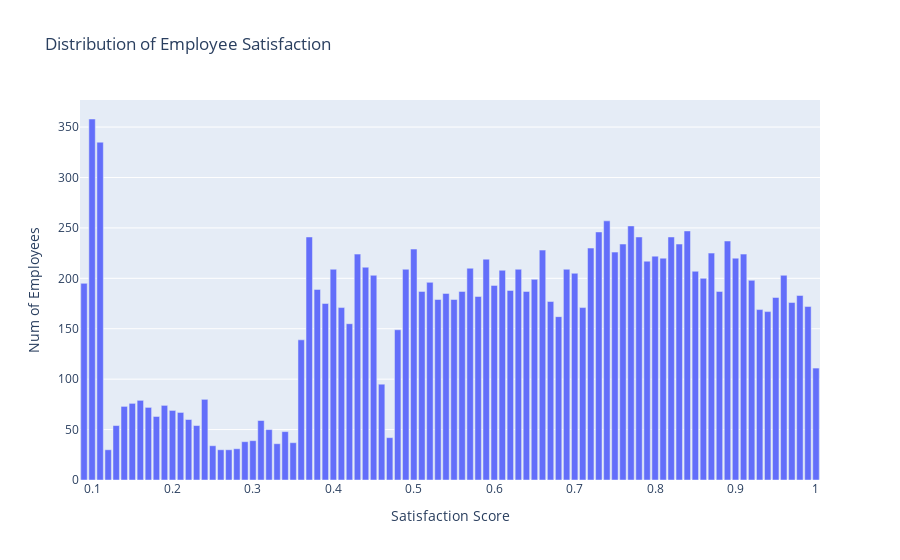
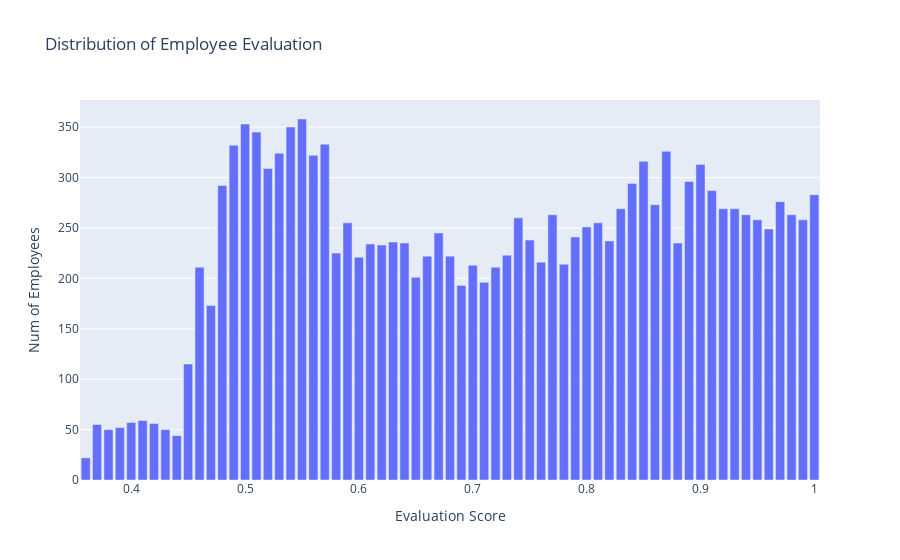
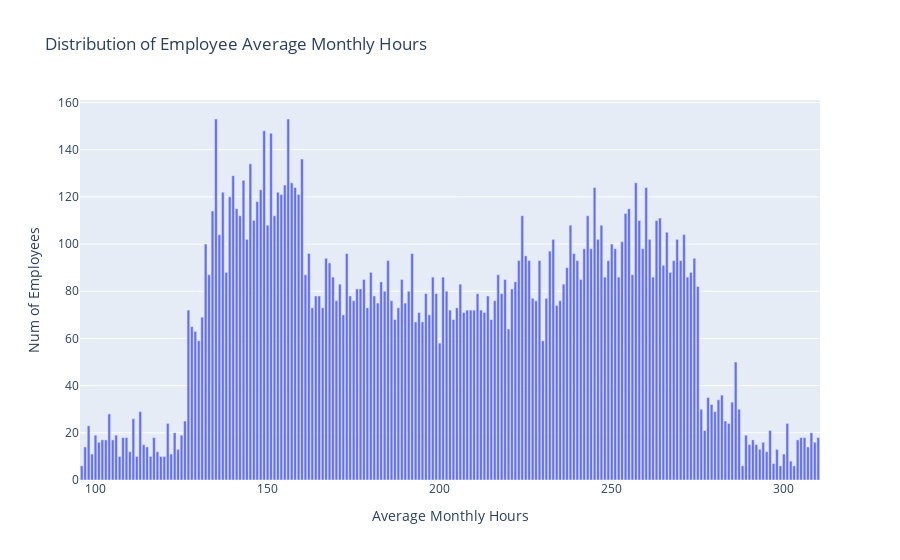

Notebook source saved alongside these figures, in order:
### Markdown cell above
**Task:** Draw the distribution plot of:

- Employee satisfaction
- Employee evaluation
- Employee average monthly hours

### Code cell
# // TODO: Complete this section
# Plot the distribution of Employee Satisfaction, Evaluation, and average monthly hours. What story can you tell?

# // TODO: Complete this section
# Set up the matplotlib (or plotly :) figure

satisfaction_distribution = df["satisfaction"].value_counts().sort_index()
evaluation_distribution = df["evaluation"].value_counts().sort_index()
averageMonthlyHours_distribution = df["averageMonthlyHours"].value_counts().sort_index()

# // TODO: Complete this section
# Graph Employee Satisfaction
satisfaction_fig = px.bar(
    x=satisfaction_distribution.index,
    y=satisfaction_distribution.values,
    labels={"x": "Satisfaction Score", "y": "Num of Employees"},
    title="Distribution of Employee Satisfaction",
)

# // TODO: Complete this section
# Graph Employee Evaluation

evaluation_fig = px.bar(
    x=evaluation_distribution.index,
    y=evaluation_distribution.values,
    labels={"x": "Evaluation Score", "y": "Num of Employees"},
    title="Distribution of Employee Evaluation",
)

# // TODO: Complete this section
# Graph Employee Average Monthly Hours

averageMonthlyHours_fig = px.bar(
    x=averageMonthlyHours_distribution.index,
    y=averageMonthlyHours_distribution.values,
    labels={"x": "Average Monthly Hours", "y": "Num of Employees"},
    title="Distribution of Employee Average Monthly Hours",
)


satisfaction_fig.show()
evaluation_fig.show()
averageMonthlyHours_fig.show()

### Figure 1 — Plotly figure (JSON) as saved in the notebook; plotly's stock layout.template omitted (floating-point values rounded to 4 significant figures)
{"data": [{"alignmentgroup": "True", "hovertemplate": "Satisfaction Score=%{x}<br>Num of Employees=%{y}<extra></extra>", "legendgroup": "", "marker": {"color": "#636efa", "pattern": {"shape": ""}}, "name": "", "offsetgroup": "", "orientation": "v", "showlegend": false, "textposition": "auto", "type": "bar", "x": [0.09, 0.1, 0.11, 0.12, 0.13, 0.14, 0.15, 0.16, 0.17, 0.18, 0.19, 0.2, 0.21, 0.22, 0.23, 0.24, 0.25, 0.26, 0.27, 0.28, 0.29, 0.3, 0.31, 0.32, 0.33, 0.34, 0.35, 0.36, 0.37, 0.38, 0.39, 0.4, 0.41, 0.42, 0.43, 0.44, 0.45, 0.46, 0.47, 0.48, 0.49, 0.5, 0.51, 0.52, 0.53, 0.54, 0.55, 0.56, 0.57, 0.58, 0.59, 0.6, 0.61, 0.62, 0.63, 0.64, 0.65, 0.66, 0.67, 0.68, 0.69, 0.7, 0.71, 0.72, 0.73, 0.74, 0.75, 0.76, 0.77, 0.78, 0.79, 0.8, 0.81, 0.82, 0.83, 0.84, 0.85, 0.86, 0.87, 0.88, 0.89, 0.9, 0.91, 0.92, 0.93, 0.94, 0.95, 0.96, 0.97, 0.98, 0.99, 1], "xaxis": "x", "y": [195, 358, 335, 30, 54, 73, 76, 79, 72, 63, 74, 69, 67, 60, 54, 80, 34, 30, 30, 31, 38, 39, 59, 50, 36, 48, 37, 139, 241, 189, 175, 209, 171, 155, 224, 211, 203, 95, 42, 149, 209, 229, 187, 196, 179, 185, 179, 187, 210, 182, 219, 193, 208, 188, 209, 187, 199, 228, 177, 162, 209, 205, 171, 230, 246, 257, 226, 234, 252, 241, 217, 222, 220, 241, 234, 247, 207, 200, 225, 187, 237, 220, 224, 198, 169, 167, 181, 203, 176, 183, 172, 111], "yaxis": "y"}], "layout": {"barmode": "relative", "legend": {"tracegroupgap": 0}, "title": {"text": "Distribution of Employee Satisfaction"}, "xaxis": {"anchor": "y", "domain": [0, 1], "title": {"text": "Satisfaction Score"}}, "yaxis": {"anchor": "x", "domain": [0, 1], "title": {"text": "Num of Employees"}}}}

### Figure 2 — Plotly figure (JSON) as saved in the notebook; plotly's stock layout.template omitted (floating-point values rounded to 4 significant figures)
{"data": [{"alignmentgroup": "True", "hovertemplate": "Evaluation Score=%{x}<br>Num of Employees=%{y}<extra></extra>", "legendgroup": "", "marker": {"color": "#636efa", "pattern": {"shape": ""}}, "name": "", "offsetgroup": "", "orientation": "v", "showlegend": false, "textposition": "auto", "type": "bar", "x": [0.36, 0.37, 0.38, 0.39, 0.4, 0.41, 0.42, 0.43, 0.44, 0.45, 0.46, 0.47, 0.48, 0.49, 0.5, 0.51, 0.52, 0.53, 0.54, 0.55, 0.56, 0.57, 0.58, 0.59, 0.6, 0.61, 0.62, 0.63, 0.64, 0.65, 0.66, 0.67, 0.68, 0.69, 0.7, 0.71, 0.72, 0.73, 0.74, 0.75, 0.76, 0.77, 0.78, 0.79, 0.8, 0.81, 0.82, 0.83, 0.84, 0.85, 0.86, 0.87, 0.88, 0.89, 0.9, 0.91, 0.92, 0.93, 0.94, 0.95, 0.96, 0.97, 0.98, 0.99, 1], "xaxis": "x", "y": [22, 55, 50, 52, 57, 59, 56, 50, 44, 115, 211, 173, 292, 332, 353, 345, 309, 324, 350, 358, 322, 333, 225, 255, 221, 234, 233, 236, 235, 201, 222, 245, 222, 193, 213, 196, 211, 223, 260, 238, 216, 263, 214, 241, 251, 255, 237, 269, 294, 316, 273, 326, 235, 296, 313, 287, 269, 269, 263, 258, 249, 276, 263, 258, 283], "yaxis": "y"}], "layout": {"barmode": "relative", "legend": {"tracegroupgap": 0}, "title": {"text": "Distribution of Employee Evaluation"}, "xaxis": {"anchor": "y", "domain": [0, 1], "title": {"text": "Evaluation Score"}}, "yaxis": {"anchor": "x", "domain": [0, 1], "title": {"text": "Num of Employees"}}}}

### Figure 3 — Plotly figure (JSON) as saved in the notebook; plotly's stock layout.template omitted (floating-point values rounded to 4 significant figures; data arrays with more than 128 entries replaced by an {"elided": "..."} marker saying what was removed)
{"data": [{"alignmentgroup": "True", "hovertemplate": "Average Monthly Hours=%{x}<br>Num of Employees=%{y}<extra></extra>", "legendgroup": "", "marker": {"color": "#636efa", "pattern": {"shape": ""}}, "name": "", "offsetgroup": "", "orientation": "v", "showlegend": false, "textposition": "auto", "type": "bar", "x": {"elided": "215 int values"}, "xaxis": "x", "y": {"elided": "215 int values"}, "yaxis": "y"}], "layout": {"barmode": "relative", "legend": {"tracegroupgap": 0}, "title": {"text": "Distribution of Employee Average Monthly Hours"}, "xaxis": {"anchor": "y", "domain": [0, 1], "title": {"text": "Average Monthly Hours"}}, "yaxis": {"anchor": "x", "domain": [0, 1], "title": {"text": "Num of Employees"}}}}
